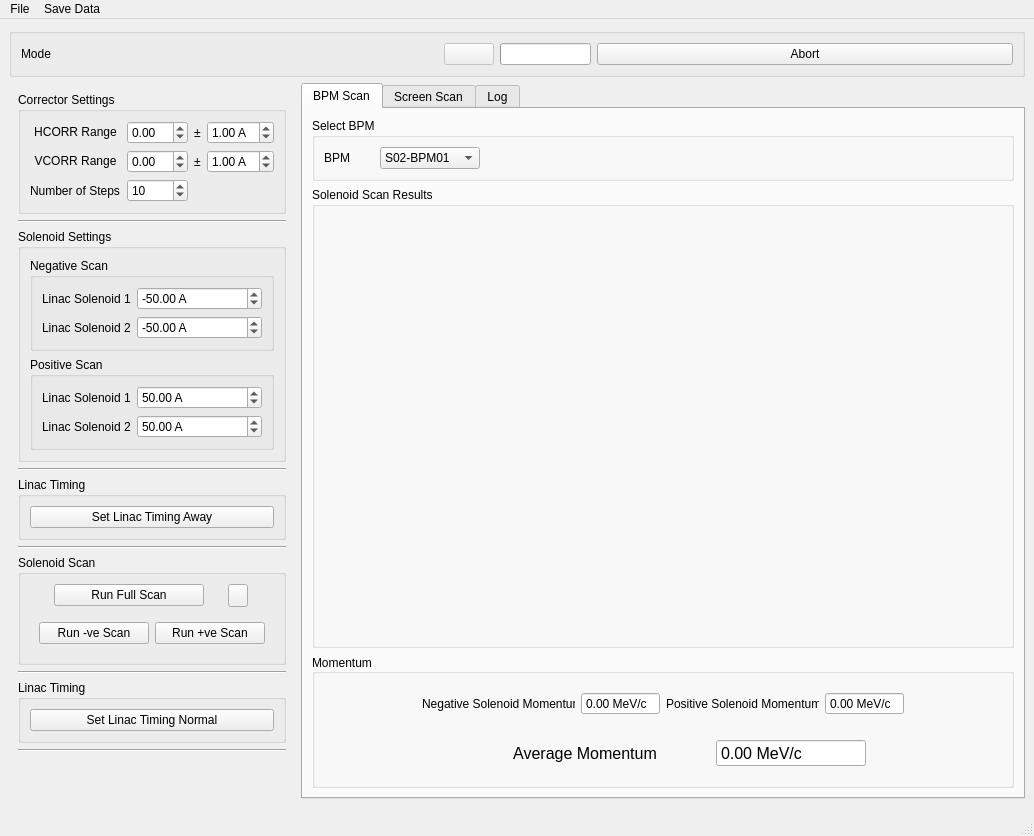
<?xml version="1.0" encoding="UTF-8"?>
<ui version="4.0">
 <class>MainWindow</class>
 <widget class="QMainWindow" name="MainWindow">
  <property name="geometry">
   <rect>
    <x>0</x>
    <y>0</y>
    <width>1034</width>
    <height>836</height>
   </rect>
  </property>
  <property name="sizePolicy">
   <sizepolicy hsizetype="Expanding" vsizetype="Preferred">
    <horstretch>0</horstretch>
    <verstretch>0</verstretch>
   </sizepolicy>
  </property>
  <property name="maximumSize">
   <size>
    <width>16777215</width>
    <height>16777215</height>
   </size>
  </property>
  <property name="windowTitle">
   <string>Solenoid Energy Scan</string>
  </property>
  <property name="windowIcon">
   <iconset>
    <normaloff>solenoidEnergy.png</normaloff>solenoidEnergy.png</iconset>
  </property>
  <widget class="QWidget" name="centralwidget">
   <layout class="QGridLayout" name="centralWidgetLayout">
    <item row="1" column="0" colspan="2">
     <widget class="QGroupBox" name="groupBox_3">
      <property name="sizePolicy">
       <sizepolicy hsizetype="Preferred" vsizetype="Fixed">
        <horstretch>0</horstretch>
        <verstretch>0</verstretch>
       </sizepolicy>
      </property>
      <layout class="QHBoxLayout" name="horizontalLayout">
       <item>
        <widget class="QLabel" name="label_MODE">
         <property name="sizePolicy">
          <sizepolicy hsizetype="Preferred" vsizetype="Fixed">
           <horstretch>0</horstretch>
           <verstretch>0</verstretch>
          </sizepolicy>
         </property>
         <property name="maximumSize">
          <size>
           <width>16777215</width>
           <height>100</height>
          </size>
         </property>
         <property name="text">
          <string>Mode</string>
         </property>
        </widget>
       </item>
       <item>
        <widget class="QPushButton" name="Linac1_Timing_Monitor">
         <property name="enabled">
          <bool>false</bool>
         </property>
         <property name="maximumSize">
          <size>
           <width>50</width>
           <height>16777215</height>
          </size>
         </property>
         <property name="toolTip">
          <string>Alter the linac timings (GREEN: Linacs timed with beam, RED: Linacs timed away from beam)</string>
         </property>
         <property name="text">
          <string/>
         </property>
         <property name="flat">
          <bool>false</bool>
         </property>
        </widget>
       </item>
       <item>
        <widget class="QProgressBar" name="Progress_Monitor">
         <property name="sizePolicy">
          <sizepolicy hsizetype="Fixed" vsizetype="Fixed">
           <horstretch>0</horstretch>
           <verstretch>0</verstretch>
          </sizepolicy>
         </property>
         <property name="minimumSize">
          <size>
           <width>70</width>
           <height>0</height>
          </size>
         </property>
         <property name="toolTip">
          <string>Progress of the running scan</string>
         </property>
         <property name="value">
          <number>0</number>
         </property>
         <property name="textVisible">
          <bool>false</bool>
         </property>
        </widget>
       </item>
       <item>
        <widget class="QPushButton" name="abortButton">
         <property name="text">
          <string>Abort</string>
         </property>
        </widget>
       </item>
      </layout>
     </widget>
    </item>
    <item row="2" column="1">
     <widget class="QTabWidget" name="tabWidget">
      <property name="sizePolicy">
       <sizepolicy hsizetype="Expanding" vsizetype="Expanding">
        <horstretch>2</horstretch>
        <verstretch>0</verstretch>
       </sizepolicy>
      </property>
      <property name="minimumSize">
       <size>
        <width>0</width>
        <height>0</height>
       </size>
      </property>
      <property name="currentIndex">
       <number>0</number>
      </property>
      <widget class="QWidget" name="bpmTab">
       <property name="sizePolicy">
        <sizepolicy hsizetype="Preferred" vsizetype="Expanding">
         <horstretch>0</horstretch>
         <verstretch>0</verstretch>
        </sizepolicy>
       </property>
       <attribute name="title">
        <string>BPM Scan</string>
       </attribute>
       <layout class="QVBoxLayout" name="verticalLayout_7">
        <item>
         <widget class="QGroupBox" name="groupBox_8">
          <property name="title">
           <string>Select BPM</string>
          </property>
          <layout class="QHBoxLayout" name="horizontalLayout_6">
           <item>
            <widget class="QLabel" name="label_11">
             <property name="minimumSize">
              <size>
               <width>50</width>
               <height>0</height>
              </size>
             </property>
             <property name="text">
              <string>BPM</string>
             </property>
            </widget>
           </item>
           <item>
            <widget class="QComboBox" name="BPMCombo">
             <property name="minimumSize">
              <size>
               <width>100</width>
               <height>0</height>
              </size>
             </property>
             <item>
              <property name="text">
               <string>S02-BPM01</string>
              </property>
             </item>
             <item>
              <property name="text">
               <string>S02-BPM02</string>
              </property>
             </item>
            </widget>
           </item>
           <item>
            <spacer name="horizontalSpacer_5">
             <property name="orientation">
              <enum>Qt::Horizontal</enum>
             </property>
             <property name="sizeHint" stdset="0">
              <size>
               <width>40</width>
               <height>20</height>
              </size>
             </property>
            </spacer>
           </item>
          </layout>
         </widget>
        </item>
        <item>
         <widget class="QGroupBox" name="BPMPlots_Box">
          <property name="sizePolicy">
           <sizepolicy hsizetype="Expanding" vsizetype="Expanding">
            <horstretch>1</horstretch>
            <verstretch>0</verstretch>
           </sizepolicy>
          </property>
          <property name="title">
           <string>Solenoid Scan Results</string>
          </property>
          <layout class="QVBoxLayout" name="BPM_Plots_Layout"/>
         </widget>
        </item>
        <item>
         <widget class="QGroupBox" name="groupBox_5">
          <property name="title">
           <string>Momentum</string>
          </property>
          <property name="alignment">
           <set>Qt::AlignLeading|Qt::AlignLeft|Qt::AlignVCenter</set>
          </property>
          <layout class="QGridLayout" name="gridLayout_4">
           <item row="1" column="2">
            <spacer name="horizontalSpacer_2">
             <property name="orientation">
              <enum>Qt::Horizontal</enum>
             </property>
             <property name="sizeHint" stdset="0">
              <size>
               <width>40</width>
               <height>20</height>
              </size>
             </property>
            </spacer>
           </item>
           <item row="1" column="0">
            <spacer name="horizontalSpacer">
             <property name="orientation">
              <enum>Qt::Horizontal</enum>
             </property>
             <property name="sizeHint" stdset="0">
              <size>
               <width>40</width>
               <height>20</height>
              </size>
             </property>
            </spacer>
           </item>
           <item row="1" column="1">
            <widget class="QFrame" name="frame_5">
             <property name="maximumSize">
              <size>
               <width>500</width>
               <height>16777215</height>
              </size>
             </property>
             <layout class="QHBoxLayout" name="horizontalLayout_4">
              <item>
               <widget class="QLabel" name="label">
                <property name="text">
                 <string>Negative Solenoid Momentum</string>
                </property>
               </widget>
              </item>
              <item>
               <widget class="QDoubleSpinBox" name="negativeMomentumBox">
                <property name="readOnly">
                 <bool>true</bool>
                </property>
                <property name="buttonSymbols">
                 <enum>QAbstractSpinBox::NoButtons</enum>
                </property>
                <property name="suffix">
                 <string> MeV/c</string>
                </property>
               </widget>
              </item>
              <item>
               <widget class="QLabel" name="label_2">
                <property name="text">
                 <string>Positive Solenoid Momentum</string>
                </property>
               </widget>
              </item>
              <item>
               <widget class="QDoubleSpinBox" name="positiveMomentumBox">
                <property name="readOnly">
                 <bool>true</bool>
                </property>
                <property name="buttonSymbols">
                 <enum>QAbstractSpinBox::NoButtons</enum>
                </property>
                <property name="suffix">
                 <string> MeV/c</string>
                </property>
               </widget>
              </item>
             </layout>
            </widget>
           </item>
           <item row="3" column="0" colspan="3">
            <widget class="QWidget" name="widget" native="true">
             <layout class="QHBoxLayout" name="horizontalLayout_5">
              <item>
               <spacer name="horizontalSpacer_3">
                <property name="orientation">
                 <enum>Qt::Horizontal</enum>
                </property>
                <property name="sizeHint" stdset="0">
                 <size>
                  <width>40</width>
                  <height>20</height>
                 </size>
                </property>
               </spacer>
              </item>
              <item>
               <widget class="QLabel" name="label_8">
                <property name="minimumSize">
                 <size>
                  <width>250</width>
                  <height>0</height>
                 </size>
                </property>
                <property name="font">
                 <font>
                  <pointsize>12</pointsize>
                 </font>
                </property>
                <property name="text">
                 <string>Average Momentum</string>
                </property>
                <property name="alignment">
                 <set>Qt::AlignCenter</set>
                </property>
               </widget>
              </item>
              <item>
               <widget class="QDoubleSpinBox" name="meanMomentumBox">
                <property name="minimumSize">
                 <size>
                  <width>150</width>
                  <height>0</height>
                 </size>
                </property>
                <property name="font">
                 <font>
                  <pointsize>12</pointsize>
                 </font>
                </property>
                <property name="readOnly">
                 <bool>true</bool>
                </property>
                <property name="buttonSymbols">
                 <enum>QAbstractSpinBox::NoButtons</enum>
                </property>
                <property name="suffix">
                 <string> MeV/c</string>
                </property>
               </widget>
              </item>
              <item>
               <spacer name="horizontalSpacer_4">
                <property name="orientation">
                 <enum>Qt::Horizontal</enum>
                </property>
                <property name="sizeHint" stdset="0">
                 <size>
                  <width>40</width>
                  <height>20</height>
                 </size>
                </property>
               </spacer>
              </item>
             </layout>
            </widget>
           </item>
          </layout>
         </widget>
        </item>
       </layout>
      </widget>
      <widget class="QWidget" name="screenTab">
       <property name="enabled">
        <bool>false</bool>
       </property>
       <attribute name="title">
        <string>Screen Scan</string>
       </attribute>
       <layout class="QVBoxLayout" name="verticalLayout_6">
        <item>
         <widget class="QGroupBox" name="groupBox_9">
          <property name="title">
           <string>Select Screen</string>
          </property>
          <layout class="QHBoxLayout" name="horizontalLayout_7">
           <item>
            <widget class="QLabel" name="label_12">
             <property name="minimumSize">
              <size>
               <width>50</width>
               <height>0</height>
              </size>
             </property>
             <property name="text">
              <string>Screen</string>
             </property>
            </widget>
           </item>
           <item>
            <widget class="QComboBox" name="ScreenCombo">
             <property name="minimumSize">
              <size>
               <width>100</width>
               <height>0</height>
              </size>
             </property>
             <item>
              <property name="text">
               <string>S02-SCR-01</string>
              </property>
             </item>
             <item>
              <property name="text">
               <string>S02-SCR-02</string>
              </property>
             </item>
             <item>
              <property name="text">
               <string>S02-SCR-03</string>
              </property>
             </item>
            </widget>
           </item>
           <item>
            <spacer name="horizontalSpacer_6">
             <property name="orientation">
              <enum>Qt::Horizontal</enum>
             </property>
             <property name="sizeHint" stdset="0">
              <size>
               <width>40</width>
               <height>20</height>
              </size>
             </property>
            </spacer>
           </item>
          </layout>
         </widget>
        </item>
        <item>
         <widget class="QGroupBox" name="ScreenPlots_Box">
          <property name="sizePolicy">
           <sizepolicy hsizetype="Expanding" vsizetype="Expanding">
            <horstretch>1</horstretch>
            <verstretch>0</verstretch>
           </sizepolicy>
          </property>
          <property name="title">
           <string>Solenoid Scan Results</string>
          </property>
          <layout class="QVBoxLayout" name="Screen_Plots_Layout"/>
         </widget>
        </item>
        <item>
         <widget class="QGroupBox" name="groupBox_10">
          <property name="title">
           <string>Momentum</string>
          </property>
          <property name="alignment">
           <set>Qt::AlignLeading|Qt::AlignLeft|Qt::AlignVCenter</set>
          </property>
          <layout class="QGridLayout" name="gridLayout_5">
           <item row="1" column="2">
            <spacer name="horizontalSpacer_7">
             <property name="orientation">
              <enum>Qt::Horizontal</enum>
             </property>
             <property name="sizeHint" stdset="0">
              <size>
               <width>40</width>
               <height>20</height>
              </size>
             </property>
            </spacer>
           </item>
           <item row="1" column="0">
            <spacer name="horizontalSpacer_8">
             <property name="orientation">
              <enum>Qt::Horizontal</enum>
             </property>
             <property name="sizeHint" stdset="0">
              <size>
               <width>40</width>
               <height>20</height>
              </size>
             </property>
            </spacer>
           </item>
           <item row="1" column="1">
            <widget class="QFrame" name="frame_6">
             <property name="maximumSize">
              <size>
               <width>500</width>
               <height>16777215</height>
              </size>
             </property>
             <layout class="QHBoxLayout" name="horizontalLayout_8">
              <item>
               <widget class="QLabel" name="label_13">
                <property name="text">
                 <string>Negative Solenoid Momentum</string>
                </property>
               </widget>
              </item>
              <item>
               <widget class="QDoubleSpinBox" name="negativeMomentumBox_Screen">
                <property name="readOnly">
                 <bool>true</bool>
                </property>
                <property name="buttonSymbols">
                 <enum>QAbstractSpinBox::NoButtons</enum>
                </property>
                <property name="suffix">
                 <string> MeV/c</string>
                </property>
               </widget>
              </item>
              <item>
               <widget class="QLabel" name="label_14">
                <property name="text">
                 <string>Positive Solenoid Momentum</string>
                </property>
               </widget>
              </item>
              <item>
               <widget class="QDoubleSpinBox" name="positiveMomentumBox_Screen">
                <property name="readOnly">
                 <bool>true</bool>
                </property>
                <property name="buttonSymbols">
                 <enum>QAbstractSpinBox::NoButtons</enum>
                </property>
                <property name="suffix">
                 <string> MeV/c</string>
                </property>
               </widget>
              </item>
             </layout>
            </widget>
           </item>
           <item row="3" column="0" colspan="3">
            <widget class="QWidget" name="widget_3" native="true">
             <layout class="QHBoxLayout" name="horizontalLayout_9">
              <item>
               <spacer name="horizontalSpacer_9">
                <property name="orientation">
                 <enum>Qt::Horizontal</enum>
                </property>
                <property name="sizeHint" stdset="0">
                 <size>
                  <width>40</width>
                  <height>20</height>
                 </size>
                </property>
               </spacer>
              </item>
              <item>
               <widget class="QLabel" name="label_15">
                <property name="minimumSize">
                 <size>
                  <width>250</width>
                  <height>0</height>
                 </size>
                </property>
                <property name="font">
                 <font>
                  <pointsize>12</pointsize>
                 </font>
                </property>
                <property name="text">
                 <string>Average Momentum</string>
                </property>
                <property name="alignment">
                 <set>Qt::AlignCenter</set>
                </property>
               </widget>
              </item>
              <item>
               <widget class="QDoubleSpinBox" name="meanMomentumBox_Screen">
                <property name="minimumSize">
                 <size>
                  <width>150</width>
                  <height>0</height>
                 </size>
                </property>
                <property name="font">
                 <font>
                  <pointsize>12</pointsize>
                 </font>
                </property>
                <property name="readOnly">
                 <bool>true</bool>
                </property>
                <property name="buttonSymbols">
                 <enum>QAbstractSpinBox::NoButtons</enum>
                </property>
                <property name="suffix">
                 <string> MeV/c</string>
                </property>
               </widget>
              </item>
              <item>
               <spacer name="horizontalSpacer_10">
                <property name="orientation">
                 <enum>Qt::Horizontal</enum>
                </property>
                <property name="sizeHint" stdset="0">
                 <size>
                  <width>40</width>
                  <height>20</height>
                 </size>
                </property>
               </spacer>
              </item>
             </layout>
            </widget>
           </item>
          </layout>
         </widget>
        </item>
       </layout>
      </widget>
      <widget class="QWidget" name="logTab">
       <attribute name="icon">
        <iconset>
         <normaloff>../../Resources/Icons/log.png</normaloff>../../Resources/Icons/log.png</iconset>
       </attribute>
       <attribute name="title">
        <string>Log</string>
       </attribute>
       <layout class="QVBoxLayout" name="logTabLayout"/>
      </widget>
     </widget>
    </item>
    <item row="2" column="0" rowspan="2">
     <widget class="QWidget" name="widget_2" native="true">
      <property name="sizePolicy">
       <sizepolicy hsizetype="Preferred" vsizetype="Expanding">
        <horstretch>0</horstretch>
        <verstretch>0</verstretch>
       </sizepolicy>
      </property>
      <layout class="QVBoxLayout" name="verticalLayout_4">
       <item>
        <widget class="QGroupBox" name="groupBox">
         <property name="title">
          <string>Corrector Settings</string>
         </property>
         <layout class="QGridLayout" name="gridLayout_2">
          <item row="2" column="0">
           <widget class="QLabel" name="label_3">
            <property name="text">
             <string>Number of Steps</string>
            </property>
           </widget>
          </item>
          <item row="0" column="3">
           <widget class="QDoubleSpinBox" name="HCORRRange">
            <property name="suffix">
             <string> A</string>
            </property>
            <property name="singleStep">
             <double>1.000000000000000</double>
            </property>
            <property name="value">
             <double>1.000000000000000</double>
            </property>
           </widget>
          </item>
          <item row="0" column="2">
           <widget class="QLabel" name="label_6">
            <property name="text">
             <string>±</string>
            </property>
           </widget>
          </item>
          <item row="1" column="1">
           <widget class="QDoubleSpinBox" name="VCORRStartValue">
            <property name="minimum">
             <double>-99.000000000000000</double>
            </property>
           </widget>
          </item>
          <item row="1" column="3">
           <widget class="QDoubleSpinBox" name="VCORRRange">
            <property name="suffix">
             <string> A</string>
            </property>
            <property name="value">
             <double>1.000000000000000</double>
            </property>
           </widget>
          </item>
          <item row="2" column="1">
           <widget class="QSpinBox" name="NSteps">
            <property name="minimum">
             <number>1</number>
            </property>
            <property name="singleStep">
             <number>2</number>
            </property>
            <property name="value">
             <number>10</number>
            </property>
           </widget>
          </item>
          <item row="1" column="2">
           <widget class="QLabel" name="label_7">
            <property name="text">
             <string>±</string>
            </property>
           </widget>
          </item>
          <item row="0" column="1">
           <widget class="QDoubleSpinBox" name="HCORRStartValue">
            <property name="minimum">
             <double>-99.000000000000000</double>
            </property>
           </widget>
          </item>
          <item row="0" column="0">
           <widget class="QPushButton" name="HCORRButton">
            <property name="text">
             <string>HCORR Range</string>
            </property>
            <property name="flat">
             <bool>true</bool>
            </property>
           </widget>
          </item>
          <item row="1" column="0">
           <widget class="QPushButton" name="VCORRButton">
            <property name="text">
             <string>VCORR Range</string>
            </property>
            <property name="flat">
             <bool>true</bool>
            </property>
           </widget>
          </item>
         </layout>
        </widget>
       </item>
       <item>
        <widget class="Line" name="line_5">
         <property name="orientation">
          <enum>Qt::Horizontal</enum>
         </property>
        </widget>
       </item>
       <item>
        <widget class="QGroupBox" name="groupBox_2">
         <property name="sizePolicy">
          <sizepolicy hsizetype="Preferred" vsizetype="Minimum">
           <horstretch>0</horstretch>
           <verstretch>0</verstretch>
          </sizepolicy>
         </property>
         <property name="title">
          <string>Solenoid Settings</string>
         </property>
         <layout class="QVBoxLayout" name="verticalLayout_5">
          <item>
           <widget class="QGroupBox" name="groupBox_7">
            <property name="minimumSize">
             <size>
              <width>0</width>
              <height>0</height>
             </size>
            </property>
            <property name="title">
             <string>Negative Scan</string>
            </property>
            <layout class="QFormLayout" name="formLayout_2">
             <item row="0" column="0">
              <widget class="QLabel" name="label_5">
               <property name="text">
                <string>Linac Solenoid 1</string>
               </property>
              </widget>
             </item>
             <item row="0" column="1">
              <widget class="QDoubleSpinBox" name="Sol1CurrentNegative">
               <property name="suffix">
                <string> A</string>
               </property>
               <property name="minimum">
                <double>-250.000000000000000</double>
               </property>
               <property name="maximum">
                <double>0.000000000000000</double>
               </property>
               <property name="singleStep">
                <double>5.000000000000000</double>
               </property>
               <property name="value">
                <double>-50.000000000000000</double>
               </property>
              </widget>
             </item>
             <item row="1" column="0">
              <widget class="QLabel" name="label_10">
               <property name="text">
                <string>Linac Solenoid 2</string>
               </property>
              </widget>
             </item>
             <item row="1" column="1">
              <widget class="QDoubleSpinBox" name="Sol2CurrentNegative">
               <property name="suffix">
                <string> A</string>
               </property>
               <property name="minimum">
                <double>-250.000000000000000</double>
               </property>
               <property name="maximum">
                <double>0.000000000000000</double>
               </property>
               <property name="singleStep">
                <double>5.000000000000000</double>
               </property>
               <property name="value">
                <double>-50.000000000000000</double>
               </property>
              </widget>
             </item>
            </layout>
           </widget>
          </item>
          <item>
           <widget class="QGroupBox" name="groupBox_6">
            <property name="sizePolicy">
             <sizepolicy hsizetype="Preferred" vsizetype="Minimum">
              <horstretch>0</horstretch>
              <verstretch>0</verstretch>
             </sizepolicy>
            </property>
            <property name="minimumSize">
             <size>
              <width>0</width>
              <height>0</height>
             </size>
            </property>
            <property name="title">
             <string>Positive Scan</string>
            </property>
            <layout class="QFormLayout" name="formLayout">
             <item row="0" column="0">
              <widget class="QLabel" name="label_4">
               <property name="text">
                <string>Linac Solenoid 1</string>
               </property>
              </widget>
             </item>
             <item row="0" column="1">
              <widget class="QDoubleSpinBox" name="Sol1CurrentPositive">
               <property name="suffix">
                <string> A</string>
               </property>
               <property name="minimum">
                <double>0.000000000000000</double>
               </property>
               <property name="maximum">
                <double>250.000000000000000</double>
               </property>
               <property name="singleStep">
                <double>5.000000000000000</double>
               </property>
               <property name="value">
                <double>50.000000000000000</double>
               </property>
              </widget>
             </item>
             <item row="1" column="0">
              <widget class="QLabel" name="label_9">
               <property name="text">
                <string>Linac Solenoid 2</string>
               </property>
              </widget>
             </item>
             <item row="1" column="1">
              <widget class="QDoubleSpinBox" name="Sol2CurrentPositive">
               <property name="suffix">
                <string> A</string>
               </property>
               <property name="minimum">
                <double>0.000000000000000</double>
               </property>
               <property name="maximum">
                <double>250.000000000000000</double>
               </property>
               <property name="singleStep">
                <double>5.000000000000000</double>
               </property>
               <property name="value">
                <double>50.000000000000000</double>
               </property>
              </widget>
             </item>
            </layout>
           </widget>
          </item>
         </layout>
        </widget>
       </item>
       <item>
        <widget class="Line" name="line_3">
         <property name="orientation">
          <enum>Qt::Horizontal</enum>
         </property>
        </widget>
       </item>
       <item>
        <widget class="QGroupBox" name="groupBox">
         <property name="title">
          <string>Linac Timing</string>
         </property>
         <layout class="QVBoxLayout" name="verticalLayout">
          <item>
           <widget class="QPushButton" name="LinacTiming_Off_Button">
            <property name="text">
             <string>Set Linac Timing Away</string>
            </property>
           </widget>
          </item>
         </layout>
        </widget>
       </item>
       <item>
        <widget class="Line" name="line_2">
         <property name="orientation">
          <enum>Qt::Horizontal</enum>
         </property>
        </widget>
       </item>
       <item>
        <widget class="QGroupBox" name="groupBox_4">
         <property name="title">
          <string>Solenoid Scan</string>
         </property>
         <layout class="QVBoxLayout" name="verticalLayout_3">
          <item>
           <widget class="QWidget" name="scanWidget" native="true">
            <layout class="QHBoxLayout" name="horizontalLayout_3">
             <property name="spacing">
              <number>0</number>
             </property>
             <property name="margin">
              <number>0</number>
             </property>
             <item>
              <widget class="QPushButton" name="runScanButton">
               <property name="sizePolicy">
                <sizepolicy hsizetype="Maximum" vsizetype="Fixed">
                 <horstretch>0</horstretch>
                 <verstretch>0</verstretch>
                </sizepolicy>
               </property>
               <property name="minimumSize">
                <size>
                 <width>150</width>
                 <height>0</height>
                </size>
               </property>
               <property name="text">
                <string>Run Full Scan</string>
               </property>
              </widget>
             </item>
             <item>
              <widget class="QToolButton" name="showIndividualScansButton">
               <property name="maximumSize">
                <size>
                 <width>20</width>
                 <height>16777215</height>
                </size>
               </property>
               <property name="text">
                <string/>
               </property>
              </widget>
             </item>
            </layout>
           </widget>
          </item>
          <item>
           <widget class="QWidget" name="individualScanWidget" native="true">
            <property name="enabled">
             <bool>true</bool>
            </property>
            <layout class="QHBoxLayout" name="horizontalLayout_2">
             <item>
              <widget class="QPushButton" name="runNegativeScanButton">
               <property name="text">
                <string>Run -ve Scan</string>
               </property>
              </widget>
             </item>
             <item>
              <widget class="QPushButton" name="runPositiveScanButton">
               <property name="text">
                <string>Run +ve Scan</string>
               </property>
              </widget>
             </item>
            </layout>
           </widget>
          </item>
         </layout>
        </widget>
       </item>
       <item>
        <widget class="Line" name="line">
         <property name="orientation">
          <enum>Qt::Horizontal</enum>
         </property>
        </widget>
       </item>
       <item>
        <widget class="QGroupBox" name="groupBox_2">
         <property name="title">
          <string>Linac Timing</string>
         </property>
         <layout class="QVBoxLayout" name="verticalLayout_2">
          <item>
           <widget class="QPushButton" name="LinacTiming_On_Button">
            <property name="text">
             <string>Set Linac Timing Normal</string>
            </property>
           </widget>
          </item>
         </layout>
        </widget>
       </item>
       <item>
        <widget class="Line" name="line_4">
         <property name="orientation">
          <enum>Qt::Horizontal</enum>
         </property>
        </widget>
       </item>
       <item>
        <spacer name="verticalSpacer">
         <property name="orientation">
          <enum>Qt::Vertical</enum>
         </property>
         <property name="sizeHint" stdset="0">
          <size>
           <width>20</width>
           <height>40</height>
          </size>
         </property>
        </spacer>
       </item>
      </layout>
     </widget>
    </item>
   </layout>
  </widget>
  <widget class="QMenuBar" name="menubar">
   <property name="geometry">
    <rect>
     <x>0</x>
     <y>0</y>
     <width>1034</width>
     <height>21</height>
    </rect>
   </property>
   <widget class="QMenu" name="menuFile">
    <property name="title">
     <string>File</string>
    </property>
    <addaction name="actionExit"/>
   </widget>
   <widget class="QMenu" name="menuSave_Data">
    <property name="title">
     <string>Save Data</string>
    </property>
    <addaction name="actionSave_Data"/>
    <addaction name="separator"/>
    <addaction name="actionAuto_Save_Data"/>
    <addaction name="actionSave_to_Work_Folder"/>
   </widget>
   <addaction name="menuFile"/>
   <addaction name="menuSave_Data"/>
  </widget>
  <widget class="QStatusBar" name="statusbar"/>
  <action name="actionSave_Calibation_Data">
   <property name="text">
    <string>Save Calibation Data</string>
   </property>
  </action>
  <action name="actionSave_to_Work_Folder">
   <property name="checkable">
    <bool>true</bool>
   </property>
   <property name="checked">
    <bool>true</bool>
   </property>
   <property name="text">
    <string>Save to Work Folder</string>
   </property>
  </action>
  <action name="actionAuto_Save_Data">
   <property name="checkable">
    <bool>true</bool>
   </property>
   <property name="checked">
    <bool>true</bool>
   </property>
   <property name="text">
    <string>Auto Save Data</string>
   </property>
  </action>
  <action name="actionExit">
   <property name="text">
    <string>Exit</string>
   </property>
  </action>
  <action name="actionSave_Data">
   <property name="text">
    <string>Save Data</string>
   </property>
  </action>
 </widget>
 <resources/>
 <connections/>
</ui>
